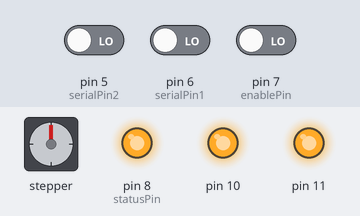
A sketch run on a simulated Arduino Uno, built with avr-gcc and run on an emulated ATmega328P. On the bench: stepper motor, output pins drawn as LEDs (lit = HIGH). Wiring (inferred from the names in the program): stepper motor driver (200 steps per turn assumed): step pin 3; direction pin 4. The test bench sets the inputs (shaded band); at power-on: pin 7 (enablePin) LOW, pin 5 (serialPin2) LOW, pin 6 (serialPin1) LOW. Pins used as bus, display or sensor lines are not drawn; what the sketch prints to the serial monitor is not drawn.

Above: at 1.2 s.
1.3 s: pin 7 (enablePin) driven HIGH
At 1.77 s:
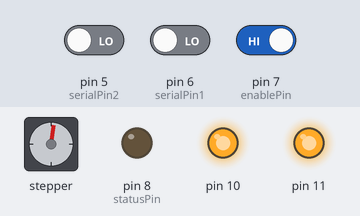
At 3.02 s:
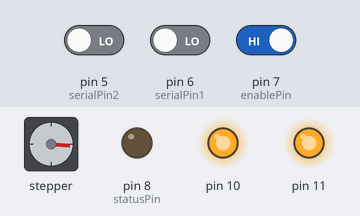
4.3 s: pin 5 (serialPin2) driven HIGH
At 5.52 s:
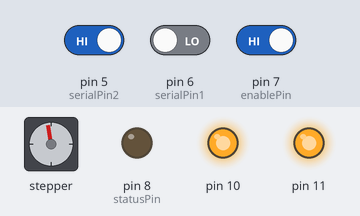
7.3 s: pin 6 (serialPin1) driven HIGH
Timing chart, 0 to 25.3 s (numbered marks = the images above; inputs shaded):
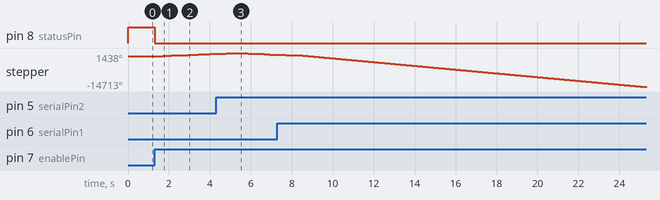

The sketch:

StepperDriverArduino.ino
```cpp
//Polulu pins
const int sleepPin = 2;
const int stepPin = 3;
const int dirPin = 4;

const int sensorPin = 9; //Pins for the sensor if the bottom was reached
const int statusPin = 8; //Are we currently ready or working?

//Pins for communication with the OrangePi
const int enablePin = 7;
const int serialPin1 = 6;
const int serialPin2 = 5;

const long height = 8450;
const int ramp[] = {50, 45, 30, 25, 20, 17, 14, 11, 8, 7, 6, 6, 5, 5, 5, 4, 4, 4, 4, 3, 3, 3, 3, 3, 2, 2, 2, 2, 2, 2, 1, 1, 1, 1, 1, 1, 1, 1, 1, 1, 1, 1, 1, 1, 1, 1, 1, 1, 1, 1};


void setup(){
	//Configure the pins
	pinMode(sleepPin, OUTPUT);
	pinMode(stepPin, OUTPUT);
	pinMode(dirPin, OUTPUT);

	pinMode(sensorPin, INPUT_PULLUP);
	pinMode(statusPin, OUTPUT);

	pinMode(enablePin, INPUT);
	pinMode(serialPin1, INPUT);
	pinMode(serialPin2, INPUT);

        pinMode(10, OUTPUT);
        pinMode(11,OUTPUT);
        digitalWrite(10, HIGH);
        digitalWrite(11, HIGH);

        Serial.begin(9600);
        startSleep();
}

void doStep(int steps){
	endSleep();
	doRamp();
	for(int i=0; i<steps; i++) {
		digitalWrite(stepPin,HIGH);
		delay(1);
		digitalWrite(stepPin,LOW);
		delay(1);
        }
	startSleep();
}

void doRamp(){
        Serial.print("do ramp");
	//Uses the predefined ramp to avoid float mathematics
	for(int i=0; i<50; i++){
                Serial.print("a");
		digitalWrite(stepPin,HIGH);
		delay(ramp[i]);
		digitalWrite(stepPin,LOW);
		delay(ramp[i]);
        }
}

void goUp(int steps){
        Serial.print("go up");
	setDirectionUp();
	doStep(steps);
}

void goDown(int steps){
        Serial.print("go down");
	setDirectionDown();
	doStep(steps);
}

void goTop(){
        Serial.print("go top");
	setDirectionUp();
	doStep(height-50);
}

void goBottom(){
        Serial.print("go bottom");
        int debounce = 0;
	setDirectionDown();
	endSleep();
	doRamp();

	for(long i=0; i<(height+200); i++) {
		if(digitalRead(sensorPin)){
			debounce++;
			Serial.print("1");
		}
		else{
			Serial.print("0");
			debounce=0;
		}

		if (debounce > 5){
			debounce = 0;
			goUp(0); //Move out of the sensor
			startSleep();
			break;
		}

		digitalWrite(stepPin,HIGH);
		delay(1);
		digitalWrite(stepPin,LOW);
		delay(1);
	}
}

void setDirectionUp(){digitalWrite(dirPin, LOW);}
void setDirectionDown(){digitalWrite(dirPin, HIGH);}

void startSleep(){
	digitalWrite(sleepPin, LOW); //Disable the StepperDriver
	digitalWrite(statusPin, HIGH); //Signal to the OrangePi Arduino is ready
}

void endSleep(){
	digitalWrite(sleepPin, HIGH); //Enable the StepperDriver
	digitalWrite(statusPin, LOW); //Signal to the OrangePi Arduino is working
}

void loop(){
	//Dont forget to set RESET and MS1 to HIGH (Half Step)!
	if(digitalRead(enablePin) == HIGH){
		//Start the command parser
		if(digitalRead(serialPin1) == HIGH){
			if(digitalRead(serialPin2) == HIGH) goTop();
			else goBottom();
		}
		else{
			if(digitalRead(serialPin2) == HIGH) goUp(150);
                        else goDown(150);
		}
	}
}

void loop2(){
  delay(5000);
  goBottom();
  delay(2000);
  goUp(500);
}
```

Measured:
- after the input at 1.3 s, pin 8 (statusPin): HIGH → LOW at once; stepper: keeps turning clockwise at about 372°/s, starting at once
